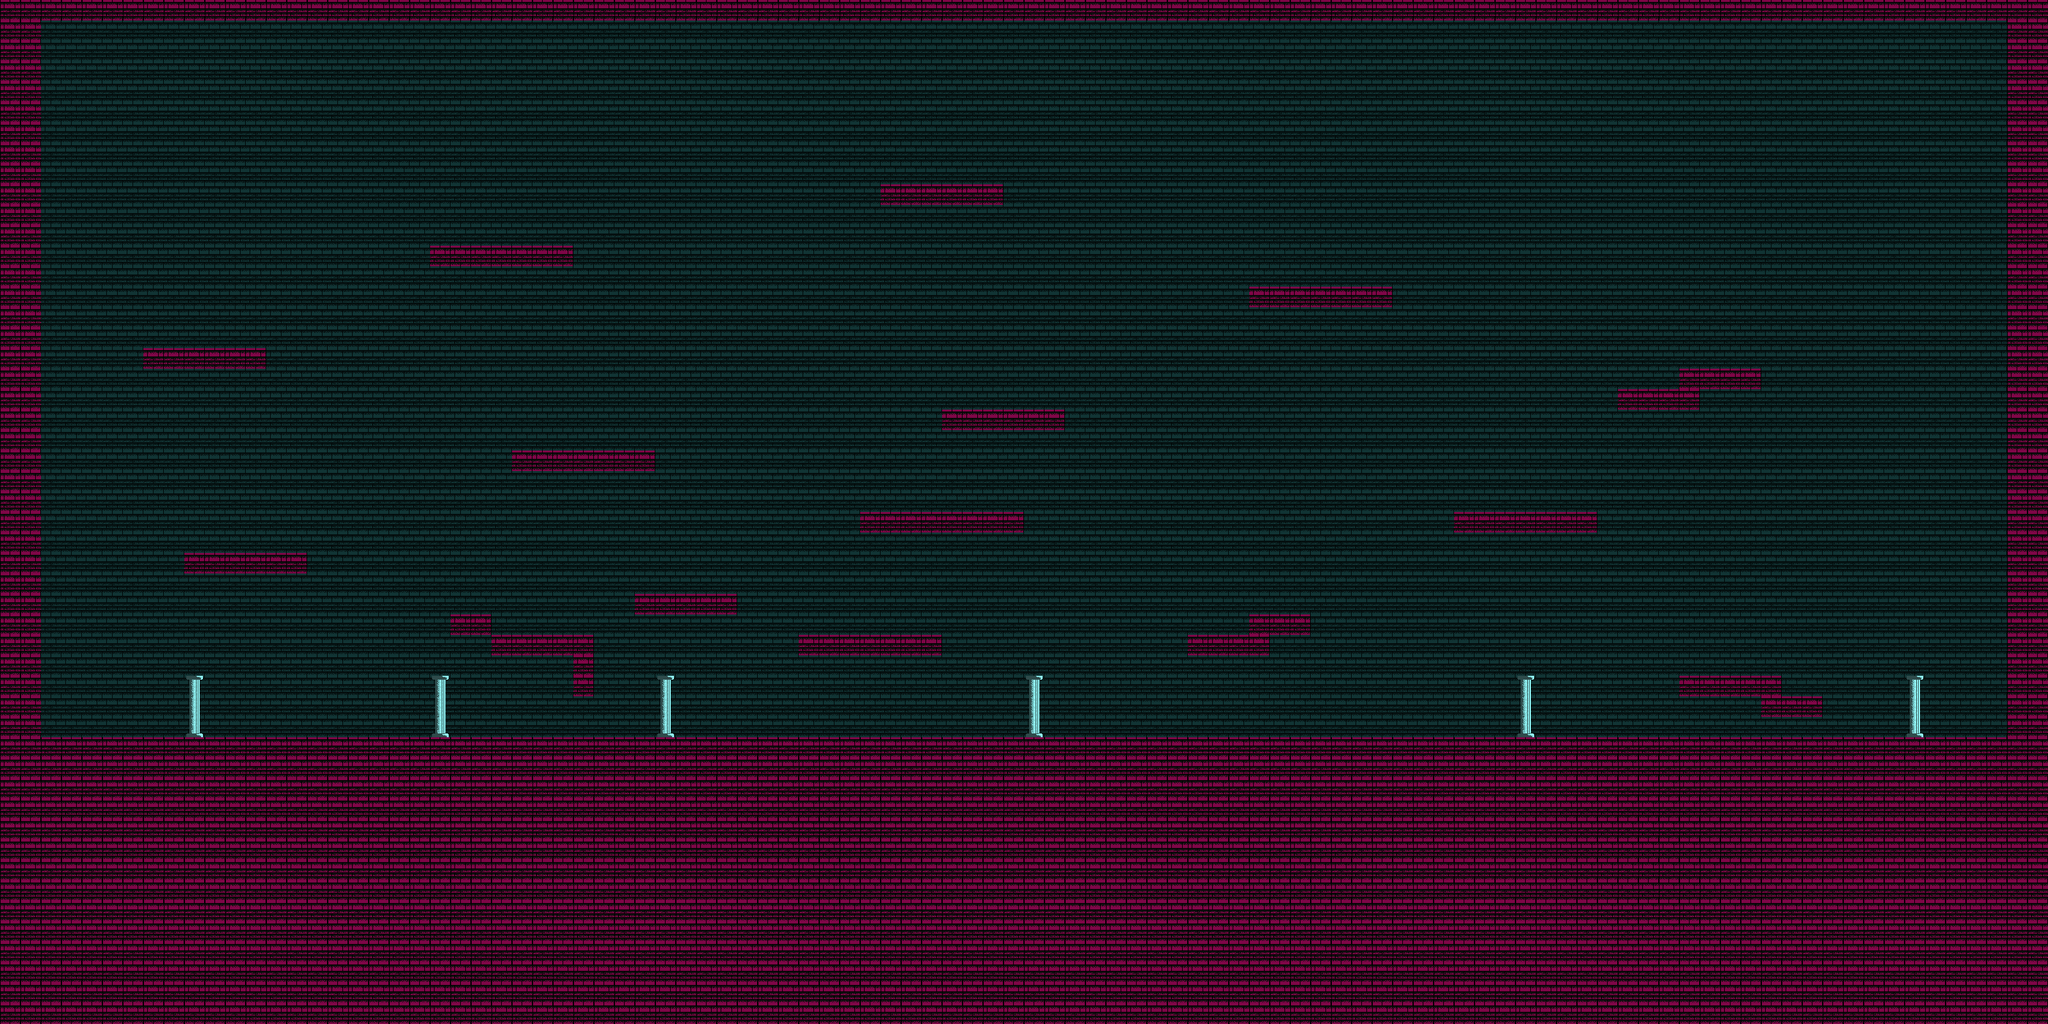

Rendered tile map (Tiled .tmx) drawn with the repository's tilesets; below, a short description and the map source with its tile grids summarised:
An orthogonal 100x50 tile map with 32x32 px tiles, 1 tile layer (Tile Layer 1) and 25 objects.

<map version="1.0" orientation="orthogonal" renderorder="right-down" width="100" height="50" tilewidth="32" tileheight="32" nextobjectid="26">
 <tileset firstgid="1" name="Castle Template2 contrast" tilewidth="32" tileheight="32" tilecount="400">
  <image source="Castle Template2 contrast.png" width="640" height="640" />
 </tileset>
 <layer name="Tile Layer 1" width="100" height="50">
  <data>[5000 cells, 5000 non-empty, 6 distinct tile ids]</data>
 </layer>
 <objectgroup name="Collision">
  <object id="1" x="-48" y="-16" width="104" height="1776" />
  <object id="2" x="-216" y="-300" width="3580" height="328" />
  <object id="3" x="3340" y="492" />
  <object id="4" x="3132" y="-4" width="352" height="1708" />
  <object id="5" x="-92" y="1156" width="3596" height="668" />
  <object id="6" x="672.727" y="381.818" width="224.242" height="36.3636" />
  <object id="7" x="1372.73" y="287.879" width="187.879" height="36.3636" />
  <object id="8" x="1472.73" y="639.394" width="190.909" height="33.3333" />
  <object id="9" x="1342.42" y="793.939" width="254.545" height="45.4545" />
  <object id="10" x="1248.48" y="987.879" width="224.242" height="36.3636" />
  <object id="11" x="1854.55" y="990.909" width="124.242" height="39.3939" />
  <object id="12" x="1951.52" y="957.576" width="100" height="33.3333" />
  <object id="13" x="2269.7" y="800" width="224.242" height="36.3636" />
  <object id="14" x="2527.27" y="606.061" width="124.242" height="33.3333" />
  <object id="15" x="2624.24" y="572.727" width="124.242" height="36.3636" />
  <object id="16" x="2624.24" y="1045.45" width="154.545" height="45.4545" />
  <object id="17" x="2754.55" y="1081.82" width="87.8788" height="36.3636" />
  <object id="18" x="796.97" y="703.03" width="221.212" height="39.3939" />
  <object id="19" x="987.879" y="924.242" width="166.667" height="36.3636" />
  <object id="20" x="1954.55" y="448.485" width="215.152" height="36.3636" />
  <object id="21" x="709.091" y="963.636" width="60.6061" height="21.2121" />
  <object id="22" x="775.758" y="987.879" width="130.303" height="30.303" />
  <object id="23" x="893.939" y="990.909" width="33.3333" height="96.9697" />
  <object id="24" x="290.909" y="866.667" width="184.848" height="30.303" />
  <object id="25" x="221.212" y="545.455" width="193.939" height="39.3939" />
 </objectgroup>
</map>
